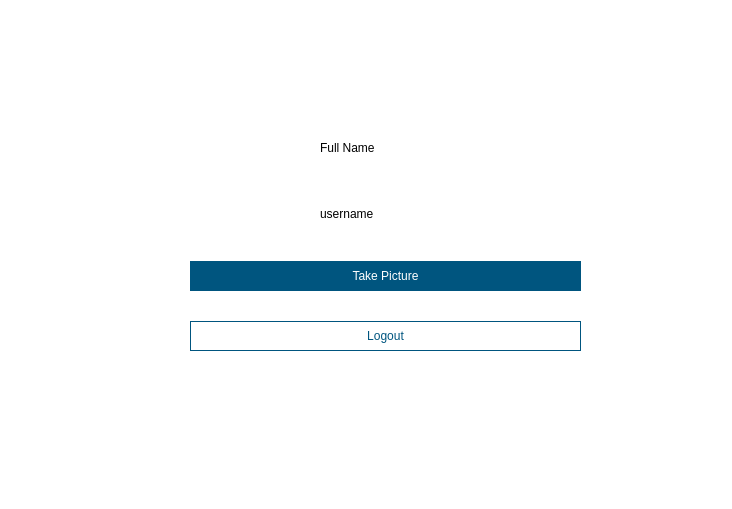
<?xml version="1.0" encoding="UTF-8"?>
<ui version="4.0">
 <class>MainWindow</class>
 <widget class="QMainWindow" name="MainWindow">
  <property name="geometry">
   <rect>
    <x>0</x>
    <y>0</y>
    <width>732</width>
    <height>509</height>
   </rect>
  </property>
  <property name="minimumSize">
   <size>
    <width>400</width>
    <height>400</height>
   </size>
  </property>
  <property name="windowTitle">
   <string>MainWindow</string>
  </property>
  <widget class="QWidget" name="centralwidget">
   <layout class="QGridLayout" name="gridLayout">
    <property name="leftMargin">
     <number>0</number>
    </property>
    <property name="topMargin">
     <number>0</number>
    </property>
    <property name="rightMargin">
     <number>0</number>
    </property>
    <property name="bottomMargin">
     <number>0</number>
    </property>
    <property name="spacing">
     <number>0</number>
    </property>
    <item row="0" column="0">
     <widget class="QStackedWidget" name="stackedWidget">
      <property name="styleSheet">
       <string notr="true">background:white;</string>
      </property>
      <property name="currentIndex">
       <number>0</number>
      </property>
      <widget class="QWidget" name="Home">
       <widget class="QWidget" name="layoutWidget">
        <property name="geometry">
         <rect>
          <x>190</x>
          <y>130</y>
          <width>391</width>
          <height>221</height>
         </rect>
        </property>
        <layout class="QVBoxLayout" name="verticalLayout_10">
         <property name="spacing">
          <number>30</number>
         </property>
         <item>
          <layout class="QHBoxLayout" name="horizontalLayout_3">
           <item>
            <widget class="QLabel" name="home_user_pic">
             <property name="maximumSize">
              <size>
               <width>100</width>
               <height>100</height>
              </size>
             </property>
             <property name="text">
              <string/>
             </property>
             <property name="pixmap">
              <pixmap resource="resources.qrc">:/images/images/download (22).png</pixmap>
             </property>
             <property name="scaledContents">
              <bool>true</bool>
             </property>
            </widget>
           </item>
           <item>
            <layout class="QVBoxLayout" name="verticalLayout_7">
             <item>
              <widget class="QLabel" name="home_full_name">
               <property name="styleSheet">
                <string notr="true">font: 700 18pt &quot;Segoe UI&quot;;
</string>
               </property>
               <property name="text">
                <string>Full Name</string>
               </property>
              </widget>
             </item>
             <item>
              <widget class="QLabel" name="home_username">
               <property name="styleSheet">
                <string notr="true">font: 300 12pt &quot;Segoe UI&quot;;</string>
               </property>
               <property name="text">
                <string>username</string>
               </property>
              </widget>
             </item>
            </layout>
           </item>
          </layout>
         </item>
         <item>
          <layout class="QVBoxLayout" name="verticalLayout_9">
           <item>
            <widget class="QPushButton" name="home_take_pic_btn">
             <property name="minimumSize">
              <size>
               <width>200</width>
               <height>30</height>
              </size>
             </property>
             <property name="styleSheet">
              <string notr="true">QPushButton {
background:rgb(0, 85, 127);
color:white;
border:none;
}


QPushButton:hover {
background:rgba(0, 85, 127, 0.8);
}</string>
             </property>
             <property name="text">
              <string>Take Picture</string>
             </property>
            </widget>
           </item>
           <item>
            <widget class="QPushButton" name="home_logout_btn">
             <property name="minimumSize">
              <size>
               <width>200</width>
               <height>30</height>
              </size>
             </property>
             <property name="styleSheet">
              <string notr="true">background:rgb(255, 255, 255);
color: rgb(0, 85, 127);
border: 1px solid rgb(0, 85, 127);
</string>
             </property>
             <property name="text">
              <string>Logout</string>
             </property>
            </widget>
           </item>
          </layout>
         </item>
        </layout>
       </widget>
      </widget>
      <widget class="QWidget" name="Login">
       <layout class="QGridLayout" name="gridLayout_2">
        <property name="leftMargin">
         <number>0</number>
        </property>
        <property name="topMargin">
         <number>0</number>
        </property>
        <property name="rightMargin">
         <number>0</number>
        </property>
        <property name="bottomMargin">
         <number>0</number>
        </property>
        <property name="spacing">
         <number>0</number>
        </property>
        <item row="0" column="1">
         <widget class="QLabel" name="label_2">
          <property name="text">
           <string/>
          </property>
          <property name="pixmap">
           <pixmap resource="resources.qrc">:/images/images/2473102.jpg</pixmap>
          </property>
         </widget>
        </item>
        <item row="0" column="0">
         <widget class="QFrame" name="frame">
          <property name="minimumSize">
           <size>
            <width>270</width>
            <height>0</height>
           </size>
          </property>
          <property name="maximumSize">
           <size>
            <width>270</width>
            <height>16777215</height>
           </size>
          </property>
          <property name="styleSheet">
           <string notr="true">background:white;</string>
          </property>
          <property name="frameShape">
           <enum>QFrame::Shape::StyledPanel</enum>
          </property>
          <property name="frameShadow">
           <enum>QFrame::Shadow::Raised</enum>
          </property>
          <widget class="QLabel" name="label">
           <property name="geometry">
            <rect>
             <x>20</x>
             <y>30</y>
             <width>181</width>
             <height>31</height>
            </rect>
           </property>
           <property name="styleSheet">
            <string notr="true">font: 14pt &quot;Segoe UI&quot;;</string>
           </property>
           <property name="text">
            <string>Face Recognition and </string>
           </property>
          </widget>
          <widget class="QLabel" name="label_3">
           <property name="geometry">
            <rect>
             <x>20</x>
             <y>60</y>
             <width>131</width>
             <height>21</height>
            </rect>
           </property>
           <property name="styleSheet">
            <string notr="true">font: 14pt &quot;Segoe UI&quot;;</string>
           </property>
           <property name="text">
            <string>Authentication</string>
           </property>
          </widget>
          <widget class="QWidget" name="layoutWidget">
           <property name="geometry">
            <rect>
             <x>20</x>
             <y>210</y>
             <width>221</width>
             <height>58</height>
            </rect>
           </property>
           <layout class="QVBoxLayout" name="verticalLayout_2">
            <item>
             <widget class="QLabel" name="label_5">
              <property name="styleSheet">
               <string notr="true">font: 9pt &quot;Segoe UI&quot;;</string>
              </property>
              <property name="text">
               <string>Password</string>
              </property>
             </widget>
            </item>
            <item>
             <widget class="QLineEdit" name="login_password">
              <property name="minimumSize">
               <size>
                <width>200</width>
                <height>30</height>
               </size>
              </property>
              <property name="echoMode">
               <enum>QLineEdit::EchoMode::Password</enum>
              </property>
             </widget>
            </item>
           </layout>
          </widget>
          <widget class="QWidget" name="layoutWidget">
           <property name="geometry">
            <rect>
             <x>20</x>
             <y>140</y>
             <width>221</width>
             <height>58</height>
            </rect>
           </property>
           <layout class="QVBoxLayout" name="verticalLayout">
            <item>
             <widget class="QLabel" name="label_4">
              <property name="styleSheet">
               <string notr="true">font: 9pt &quot;Segoe UI&quot;;</string>
              </property>
              <property name="text">
               <string>Username</string>
              </property>
             </widget>
            </item>
            <item>
             <widget class="QLineEdit" name="login_username">
              <property name="minimumSize">
               <size>
                <width>200</width>
                <height>30</height>
               </size>
              </property>
             </widget>
            </item>
           </layout>
          </widget>
          <widget class="QWidget" name="layoutWidget">
           <property name="geometry">
            <rect>
             <x>20</x>
             <y>290</y>
             <width>221</width>
             <height>81</height>
            </rect>
           </property>
           <layout class="QVBoxLayout" name="verticalLayout_3">
            <item>
             <widget class="QPushButton" name="login_btn">
              <property name="minimumSize">
               <size>
                <width>200</width>
                <height>30</height>
               </size>
              </property>
              <property name="styleSheet">
               <string notr="true">QPushButton {
background:rgb(0, 85, 127);
color:white;
border:none;
}


QPushButton:hover {
background:rgba(0, 85, 127, 0.8);
}</string>
              </property>
              <property name="text">
               <string>Login</string>
              </property>
             </widget>
            </item>
            <item>
             <widget class="QPushButton" name="face_login_btn">
              <property name="minimumSize">
               <size>
                <width>200</width>
                <height>30</height>
               </size>
              </property>
              <property name="styleSheet">
               <string notr="true">QPushButton {
background:rgb(0, 85, 127);
color:white;
border:none;
}


QPushButton:hover {
background:rgba(0, 85, 127, 0.8);
}</string>
              </property>
              <property name="text">
               <string>Login with Face ID</string>
              </property>
             </widget>
            </item>
           </layout>
          </widget>
          <widget class="QWidget" name="layoutWidget">
           <property name="geometry">
            <rect>
             <x>20</x>
             <y>390</y>
             <width>191</width>
             <height>18</height>
            </rect>
           </property>
           <layout class="QHBoxLayout" name="horizontalLayout">
            <item>
             <widget class="QLabel" name="label_6">
              <property name="text">
               <string>Don't have an account?</string>
              </property>
             </widget>
            </item>
            <item>
             <widget class="QPushButton" name="login_register_btn">
              <property name="styleSheet">
               <string notr="true">background:white;
color:rgb(0, 85, 127);
border:none;
</string>
              </property>
              <property name="text">
               <string>Register</string>
              </property>
             </widget>
            </item>
           </layout>
          </widget>
         </widget>
        </item>
       </layout>
      </widget>
      <widget class="QWidget" name="Register">
       <layout class="QGridLayout" name="gridLayout_3">
        <property name="leftMargin">
         <number>0</number>
        </property>
        <property name="topMargin">
         <number>0</number>
        </property>
        <property name="rightMargin">
         <number>0</number>
        </property>
        <property name="bottomMargin">
         <number>0</number>
        </property>
        <property name="horizontalSpacing">
         <number>0</number>
        </property>
        <item row="0" column="0">
         <widget class="QFrame" name="frame_2">
          <property name="minimumSize">
           <size>
            <width>270</width>
            <height>0</height>
           </size>
          </property>
          <property name="maximumSize">
           <size>
            <width>270</width>
            <height>16777215</height>
           </size>
          </property>
          <property name="styleSheet">
           <string notr="true">background:white;</string>
          </property>
          <property name="frameShape">
           <enum>QFrame::Shape::StyledPanel</enum>
          </property>
          <property name="frameShadow">
           <enum>QFrame::Shadow::Raised</enum>
          </property>
          <widget class="QLabel" name="label_8">
           <property name="geometry">
            <rect>
             <x>20</x>
             <y>30</y>
             <width>181</width>
             <height>31</height>
            </rect>
           </property>
           <property name="styleSheet">
            <string notr="true">font: 14pt &quot;Segoe UI&quot;;</string>
           </property>
           <property name="text">
            <string>Face Recognition and </string>
           </property>
          </widget>
          <widget class="QLabel" name="label_9">
           <property name="geometry">
            <rect>
             <x>20</x>
             <y>60</y>
             <width>131</width>
             <height>21</height>
            </rect>
           </property>
           <property name="styleSheet">
            <string notr="true">font: 14pt &quot;Segoe UI&quot;;</string>
           </property>
           <property name="text">
            <string>Authentication</string>
           </property>
          </widget>
          <widget class="QWidget" name="layoutWidget_5">
           <property name="geometry">
            <rect>
             <x>20</x>
             <y>410</y>
             <width>191</width>
             <height>18</height>
            </rect>
           </property>
           <layout class="QHBoxLayout" name="horizontalLayout_2">
            <item>
             <widget class="QLabel" name="label_12">
              <property name="text">
               <string>Already have an account?</string>
              </property>
             </widget>
            </item>
            <item>
             <widget class="QPushButton" name="register_login">
              <property name="styleSheet">
               <string notr="true">background:white;
color:rgb(0, 85, 127);
border:none;
</string>
              </property>
              <property name="text">
               <string>Login</string>
              </property>
             </widget>
            </item>
           </layout>
          </widget>
          <widget class="QPushButton" name="register_btn">
           <property name="geometry">
            <rect>
             <x>20</x>
             <y>360</y>
             <width>221</width>
             <height>30</height>
            </rect>
           </property>
           <property name="minimumSize">
            <size>
             <width>200</width>
             <height>30</height>
            </size>
           </property>
           <property name="styleSheet">
            <string notr="true">
QPushButton {
background:rgb(0, 85, 127);
color:white;
border:none;
}


QPushButton:hover {
background:rgba(0, 85, 127, 0.8);
}</string>
           </property>
           <property name="text">
            <string>Register</string>
           </property>
          </widget>
          <widget class="QWidget" name="layoutWidget">
           <property name="geometry">
            <rect>
             <x>20</x>
             <y>160</y>
             <width>221</width>
             <height>176</height>
            </rect>
           </property>
           <layout class="QVBoxLayout" name="verticalLayout_8">
            <item>
             <layout class="QVBoxLayout" name="verticalLayout_6">
              <item>
               <widget class="QLabel" name="label_13">
                <property name="styleSheet">
                 <string notr="true">font: 9pt &quot;Segoe UI&quot;;</string>
                </property>
                <property name="text">
                 <string>Full Name</string>
                </property>
               </widget>
              </item>
              <item>
               <widget class="QLineEdit" name="register_full_name">
                <property name="minimumSize">
                 <size>
                  <width>200</width>
                  <height>30</height>
                 </size>
                </property>
               </widget>
              </item>
             </layout>
            </item>
            <item>
             <layout class="QVBoxLayout" name="verticalLayout_5">
              <item>
               <widget class="QLabel" name="label_11">
                <property name="styleSheet">
                 <string notr="true">font: 9pt &quot;Segoe UI&quot;;</string>
                </property>
                <property name="text">
                 <string>Username</string>
                </property>
               </widget>
              </item>
              <item>
               <widget class="QLineEdit" name="register_username">
                <property name="minimumSize">
                 <size>
                  <width>200</width>
                  <height>30</height>
                 </size>
                </property>
               </widget>
              </item>
             </layout>
            </item>
            <item>
             <layout class="QVBoxLayout" name="verticalLayout_4">
              <item>
               <widget class="QLabel" name="label_10">
                <property name="styleSheet">
                 <string notr="true">font: 9pt &quot;Segoe UI&quot;;</string>
                </property>
                <property name="text">
                 <string>Password</string>
                </property>
               </widget>
              </item>
              <item>
               <widget class="QLineEdit" name="register_password">
                <property name="minimumSize">
                 <size>
                  <width>200</width>
                  <height>30</height>
                 </size>
                </property>
                <property name="echoMode">
                 <enum>QLineEdit::EchoMode::Password</enum>
                </property>
               </widget>
              </item>
             </layout>
            </item>
           </layout>
          </widget>
         </widget>
        </item>
        <item row="0" column="1">
         <widget class="QLabel" name="label_7">
          <property name="text">
           <string/>
          </property>
          <property name="pixmap">
           <pixmap resource="resources.qrc">:/images/images/2473102.jpg</pixmap>
          </property>
         </widget>
        </item>
       </layout>
      </widget>
     </widget>
    </item>
   </layout>
  </widget>
 </widget>
 <resources>
  <include location="resources.qrc"/>
 </resources>
 <connections/>
</ui>
